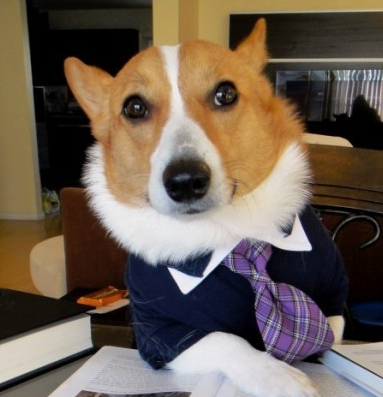
%> input picture 04-Hybrid/dog12.png, 383 x 397 px
$ octave Gonzalez_Molina.m   (GNU Octave 9; MATLAB toolbox functions it lacks are replaced by stand-ins)
%> lines starting %> are read from the running program, lines starting %| are printed output that depends on the picture
### 04-Hybrid/createhybrid.m
function img = createhybrid(img1, img2, sigma, ksize)

if numel(sigma)<2
    sigma = [sigma sigma];
elseif numel(sigma)>3
    error('Sigma must contain two elements')
end

if size(img1,2)>size(img2,2)
    img1 = imresize(img1,size(img2));
elseif size(img1,2)<size(img2,2)
    img2 = imresize(img2,size(img1));
end


nim1 = imgaussfilt(img1,sigma(1),'FilterSize',ksize);
nim2 = imgaussfilt(img2,sigma(2),'FilterSize',ksize);

img = img1-nim1+nim2;
% img = imadd(imsubtract(img1,nim1),nim2);

### 04-Hybrid/Gonzalez_Molina.m
%% Hybrid image
d1 = imread('dog12.png');
%> d1 is the input picture: size 397x383x3 uint8; mean R, G, B 109.7, 95.7, 83.4
d2 = imread('dog22.png');
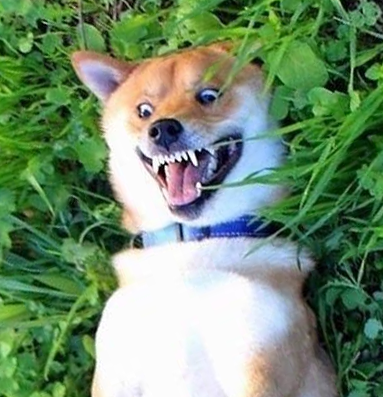
%> input picture 04-Hybrid/dog22.png, 383 x 397 px
%> d2 is the input picture: size 397x383x3 uint8; mean R, G, B 114.4, 141.6, 111.1
img = createhybrid(d1, d2, [64,16],[29 29]);
%> in createhybrid, `img = img1-nim1+nim2;`:
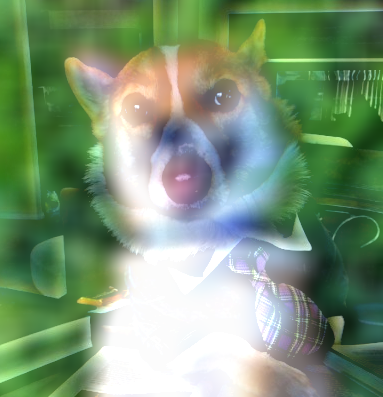
%> img: size 397x383x3 uint8; mean R, G, B 124, 150.9, 119.8
figure;imshow(img)
imwrite(img,'hybrid.png')

%% Gaussian pyramid
pyramid_down{1} = imread('hybrid.png');
sigma = 1;

figure
subplot(2, 3, 1)
imshow(pyramid_down{1})
for i = 2:6
    down = imgaussfilt(pyramid_down{i-1}, sigma);
    pyramid_down{i} = down(1:2:end, 1:2:end, :);
    subplot(2, 3, i)
    imshow(pyramid_down{i})
end
%> after the loop, pyramid_down = 6 items
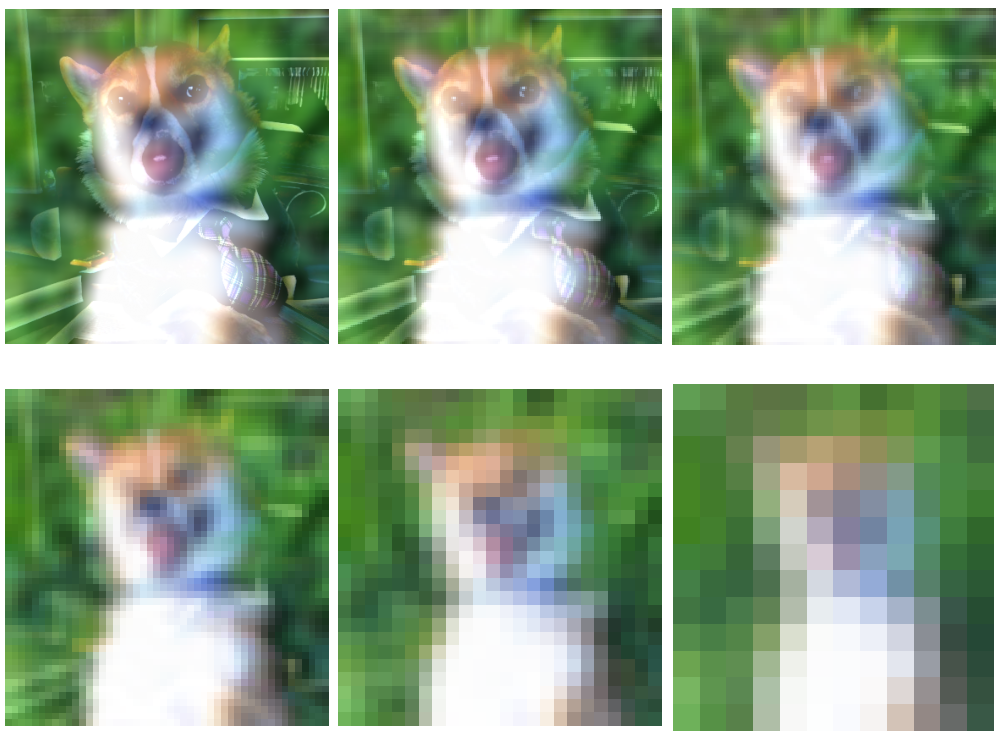
%> figure redrawn from the program's plot data, 6 panels

%% Pyramid blending
dog1 = imread('dog12.png');
dog2 = imread('dog22.png');
blended = zeros(size(dog1), 'uint8');
blended(:, 1:end/2, :) = dog2(:, 1:end/2, :);
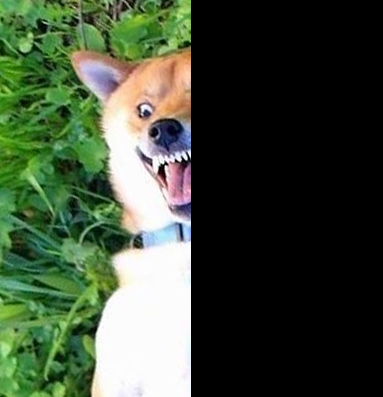
%> blended: size 397x383x3 uint8; mean R, G, B 63.3, 75.7, 56.5
blended(:, end/2:end, :) = dog1(:, end/2:end, :);

pyramid_laplacian{1} = blended;
pyramid_down{1} = blended;

sigma = 3;

for i = 2:6
    down = imgaussfilt(pyramid_down{i-1}, sigma);
    pyramid_down{i} = down(1:2:end, 1:2:end, :);
    [r, c, w] = size(pyramid_down{i-1});
    pyramid_laplacian{i} = imsubtract(pyramid_down{i-1}, imresize(pyramid_down{i}, [r c]));
end
%> this loop made 5 passes
%> (r, c) on passes 1 to 5: (397, 383), (199, 192), (100, 96), (50, 48), (25, 24)
%> pass 1, `down = imgaussfilt(pyramid_down{i-1}, sigma);`:
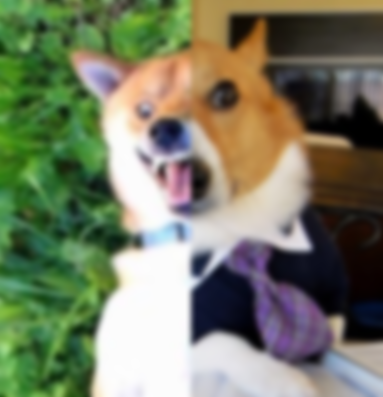
%> down: size 397x383x3 uint8; mean R, G, B 119.1, 124.4, 100.1; mean of the top-left, top-right, bottom-left and bottom-right quarters 113, 92.9, 147.6, 104.7
%> pass 3, `down = imgaussfilt(pyramid_down{i-1}, sigma);`:
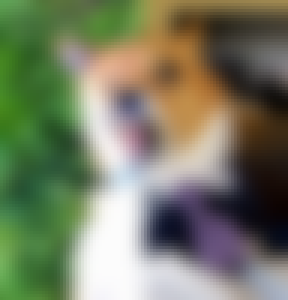
%> down: size 100x96x3 uint8 (shown 3 times larger); mean R, G, B 119.5, 125, 100.2
%> after the loop, pyramid_laplacian = 6 items

pyramid_up{6} = pyramid_down{end};
for i = 6:-1:2
    [r, c, w] = size(pyramid_laplacian{i});
    pyramid_up{i-1} = imadd(imresize(pyramid_up{i}, [r c]), pyramid_laplacian{i});
end
%> this loop made 5 passes
%> after the loop, pyramid_up = 6 items

figure
imshow(pyramid_up{2})
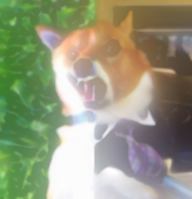
%> displayed picture: size 199x192x3, on the screen's scale of 0 to 255; mean R, G, B 148.6, 152.7, 125.5
